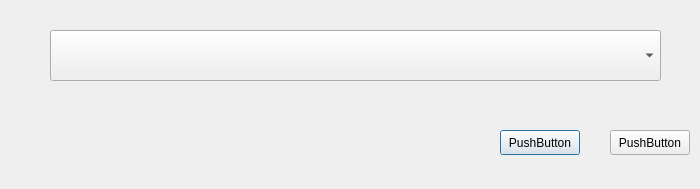
<?xml version="1.0" encoding="UTF-8"?>
<ui version="4.0">
 <class>Dialog</class>
 <widget class="QDialog" name="Dialog">
  <property name="geometry">
   <rect>
    <x>0</x>
    <y>0</y>
    <width>700</width>
    <height>189</height>
   </rect>
  </property>
  <property name="windowTitle">
   <string>Dialog</string>
  </property>
  <widget class="QComboBox" name="comboBoxVariations">
   <property name="geometry">
    <rect>
     <x>50</x>
     <y>30</y>
     <width>611</width>
     <height>51</height>
    </rect>
   </property>
  </widget>
  <widget class="QPushButton" name="pushCancel">
   <property name="geometry">
    <rect>
     <x>500</x>
     <y>130</y>
     <width>80</width>
     <height>25</height>
    </rect>
   </property>
   <property name="text">
    <string>PushButton</string>
   </property>
  </widget>
  <widget class="QPushButton" name="pushAccept">
   <property name="geometry">
    <rect>
     <x>610</x>
     <y>130</y>
     <width>80</width>
     <height>25</height>
    </rect>
   </property>
   <property name="text">
    <string>PushButton</string>
   </property>
  </widget>
 </widget>
 <resources/>
 <connections/>
</ui>
